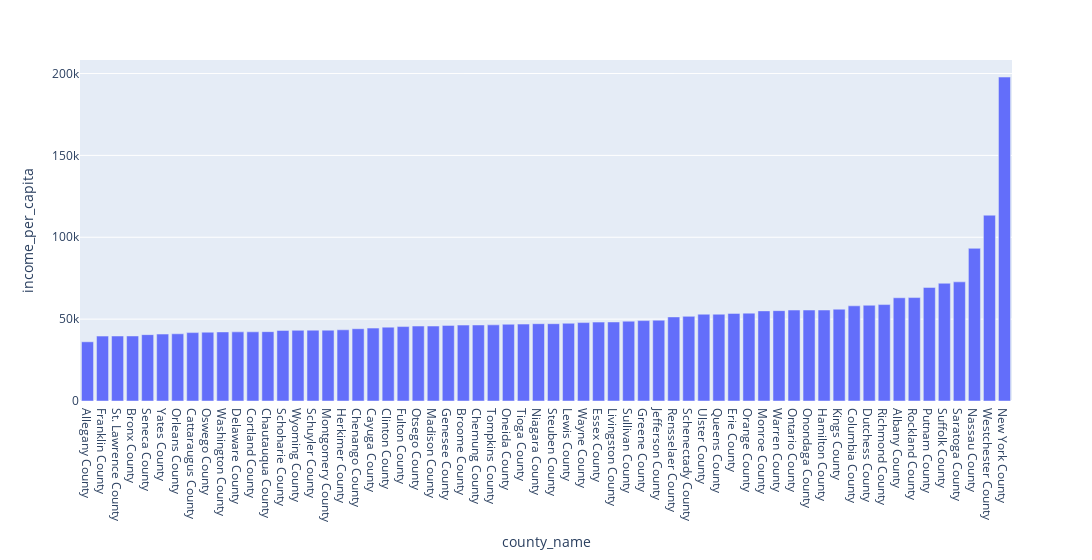

Notebook source saved alongside this figure:
### Code cell
attributes = ['age_median', 'white_ratio', 'income_per_capita']
attribute = attributes[2]
nyDem.sort_values(attribute, inplace=True)
px.bar(nyDem, x="county_name", y=attribute, width=1300 )

### Figure 1 — Plotly figure (JSON) as saved in the notebook; plotly's stock layout.template omitted (floating-point values rounded to 4 significant figures)
{"data": [{"alignmentgroup": "True", "hovertemplate": "county_name=%{x}<br>income_per_capita=%{y}<extra></extra>", "legendgroup": "", "marker": {"color": "#636efa", "pattern": {"shape": ""}}, "name": "", "offsetgroup": "", "orientation": "v", "showlegend": false, "textposition": "auto", "type": "bar", "x": ["Allegany County", "Franklin County", "St. Lawrence County", "Bronx County", "Seneca County", "Yates County", "Orleans County", "Cattaraugus County", "Oswego County", "Washington County", "Delaware County", "Cortland County", "Chautauqua County", "Schoharie County", "Wyoming County", "Schuyler County", "Montgomery County", "Herkimer County", "Chenango County", "Cayuga County", "Clinton County", "Fulton County", "Otsego County", "Madison County", "Genesee County", "Broome County", "Chemung County", "Tompkins County", "Oneida County", "Tioga County", "Niagara County", "Steuben County", "Lewis County", "Wayne County", "Essex County", "Livingston County", "Sullivan County", "Greene County", "Jefferson County", "Rensselaer County", "Schenectady County", "Ulster County", "Queens County", "Erie County", "Orange County", "Monroe County", "Warren County", "Ontario County", "Onondaga County", "Hamilton County", "Kings County", "Columbia County", "Dutchess County", "Richmond County", "Albany County", "Rockland County", "Putnam County", "Suffolk County", "Saratoga County", "Nassau County", "Westchester County", "New York County"], "xaxis": "x", "y": [36164, 39649, 39697, 39711, 40534, 40877, 41050, 41774, 42025, 42181, 42220, 42252, 42355, 43113, 43176, 43262, 43272, 43479, 44146, 44520, 45112, 45459, 45774, 45794, 46181, 46361, 46421, 46496, 46867, 46969, 47207, 47212, 47471, 47886, 48181, 48268, 48753, 49100, 49365, 51356, 51697, 53006, 53008, 53498, 53656, 55034, 55181, 55541, 55564, 55578, 56080, 58123, 58478, 58890, 63037, 63167, 69365, 71911, 72757, 93241, 113477, 197847], "yaxis": "y"}], "layout": {"barmode": "relative", "legend": {"tracegroupgap": 0}, "margin": {"t": 60}, "width": 1300, "xaxis": {"anchor": "y", "domain": [0, 1], "title": {"text": "county_name"}}, "yaxis": {"anchor": "x", "domain": [0, 1], "title": {"text": "income_per_capita"}}}}
